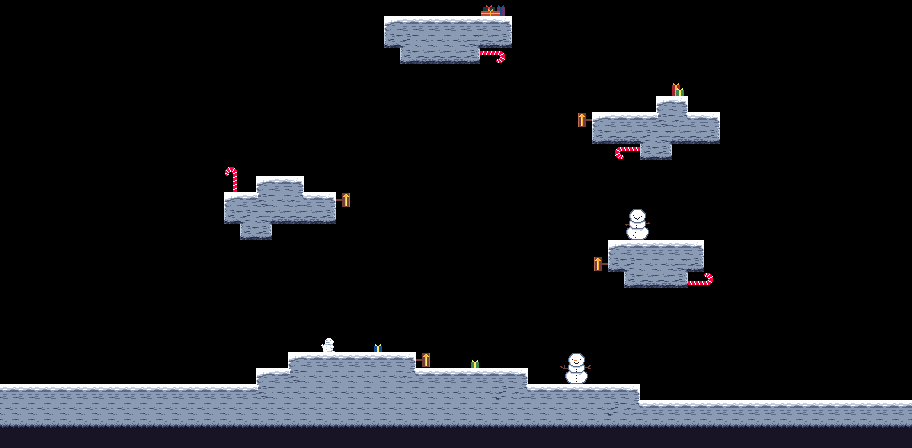

This game map was drawn from its Tiled (.tmx) file and the tilesets committed beside it. A one-line description and the full map source follow:
An orthogonal 57x28 tile map with 16x16 px tiles, 2 tile layers (collisions, decor).

<map version="1.10" tiledversion="1.10.1" orientation="orthogonal" renderorder="right-down" width="57" height="28" tilewidth="16" tileheight="16" infinite="0" nextlayerid="3" nextobjectid="1">
 <tileset firstgid="1" source="penguinGaimTileset.tsx" />
 <layer id="1" name="collisions" width="57" height="28">
  <data encoding="csv">
0,0,0,0,0,0,0,0,0,0,0,0,0,0,0,0,0,0,0,0,0,0,0,0,0,0,0,0,0,0,0,0,0,0,0,0,0,0,0,0,0,0,0,0,0,0,0,0,0,0,0,0,0,0,0,0,0,
0,0,0,0,0,0,0,0,0,0,0,0,0,0,0,0,0,0,0,0,0,0,0,0,1,2,2,2,2,2,2,3,0,0,0,0,0,0,0,0,0,0,0,0,0,0,0,0,0,0,0,0,0,0,0,0,0,
0,0,0,0,0,0,0,0,0,0,0,0,0,0,0,0,0,0,0,0,0,0,0,0,21,32,12,12,12,31,22,23,0,0,0,0,0,0,0,0,0,0,0,0,0,0,0,0,0,0,0,0,0,0,0,0,0,
0,0,0,0,0,0,0,0,0,0,0,0,0,0,0,0,0,0,0,0,0,0,0,0,0,21,22,22,22,23,0,0,0,0,0,0,0,0,0,0,0,0,0,0,0,0,0,0,0,0,0,0,0,0,0,0,0,
0,0,0,0,0,0,0,0,0,0,0,0,0,0,0,0,0,0,0,0,0,0,0,0,0,0,0,0,0,0,0,0,0,0,0,0,0,0,0,0,0,0,0,0,0,0,0,0,0,0,0,0,0,0,0,0,0,
0,0,0,0,0,0,0,0,0,0,0,0,0,0,0,0,0,0,0,0,0,0,0,0,0,0,0,0,0,0,0,0,0,0,0,0,0,0,0,0,0,0,0,0,0,0,0,0,0,0,0,0,0,0,0,0,0,
0,0,0,0,0,0,0,0,0,0,0,0,0,0,0,0,0,0,0,0,0,0,0,0,0,0,0,0,0,0,0,0,0,0,0,0,0,0,0,0,0,1,3,0,0,0,0,0,0,0,0,0,0,0,0,0,0,
0,0,0,0,0,0,0,0,0,0,0,0,0,0,0,0,0,0,0,0,0,0,0,0,0,0,0,0,0,0,0,0,0,0,0,0,0,1,2,2,2,42,41,2,3,0,0,0,0,0,0,0,0,0,0,0,0,
0,0,0,0,0,0,0,0,0,0,0,0,0,0,0,0,0,0,0,0,0,0,0,0,0,0,0,0,0,0,0,0,0,0,0,0,0,21,22,22,32,31,22,22,23,0,0,0,0,0,0,0,0,0,0,0,0,
0,0,0,0,0,0,0,0,0,0,0,0,0,0,0,0,0,0,0,0,0,0,0,0,0,0,0,0,0,0,0,0,0,0,0,0,0,0,0,0,21,23,0,0,0,0,0,0,0,0,0,0,0,0,0,0,0,
0,0,0,0,0,0,0,0,0,0,0,0,0,0,0,0,0,0,0,0,0,0,0,0,0,0,0,0,0,0,0,0,0,0,0,0,0,0,0,0,0,0,0,0,0,0,0,0,0,0,0,0,0,0,0,0,0,
0,0,0,0,0,0,0,0,0,0,0,0,0,0,0,0,1,2,3,0,0,0,0,0,0,0,0,0,0,0,0,0,0,0,0,0,0,0,0,0,0,0,0,0,0,0,0,0,0,0,0,0,0,0,0,0,0,
0,0,0,0,0,0,0,0,0,0,0,0,0,0,1,2,42,12,41,2,3,0,0,0,0,0,0,0,0,0,0,0,0,0,0,0,0,0,0,0,0,0,0,0,0,0,0,0,0,0,0,0,0,0,0,0,0,
0,0,0,0,0,0,0,0,0,0,0,0,0,0,21,32,31,22,22,22,23,0,0,0,0,0,0,0,0,0,0,0,0,0,0,0,0,0,0,0,0,0,0,0,0,0,0,0,0,0,0,0,0,0,0,0,0,
0,0,0,0,0,0,0,0,0,0,0,0,0,0,0,21,23,0,0,0,0,0,0,0,0,0,0,0,0,0,0,0,0,0,0,0,0,0,0,0,0,0,0,0,0,0,0,0,0,0,0,0,0,0,0,0,0,
0,0,0,0,0,0,0,0,0,0,0,0,0,0,0,0,0,0,0,0,0,0,0,0,0,0,0,0,0,0,0,0,0,0,0,0,0,0,1,2,2,2,2,3,0,0,0,0,0,0,0,0,0,0,0,0,0,
0,0,0,0,0,0,0,0,0,0,0,0,0,0,0,0,0,0,0,0,0,0,0,0,0,0,0,0,0,0,0,0,0,0,0,0,0,0,21,32,12,12,31,23,0,0,0,0,0,0,0,0,0,0,0,0,0,
0,0,0,0,0,0,0,0,0,0,0,0,0,0,0,0,0,0,0,0,0,0,0,0,0,0,0,0,0,0,0,0,0,0,0,0,0,0,0,21,22,22,23,0,0,0,0,0,0,0,0,0,0,0,0,0,0,
0,0,0,0,0,0,0,0,0,0,0,0,0,0,0,0,0,0,0,0,0,0,0,0,0,0,0,0,0,0,0,0,0,0,0,0,0,0,0,0,0,0,0,0,0,0,0,0,0,0,0,0,0,0,0,0,0,
0,0,0,0,0,0,0,0,0,0,0,0,0,0,0,0,0,0,0,0,0,0,0,0,0,0,0,0,0,0,0,0,0,0,0,0,0,0,0,0,0,0,0,0,0,0,0,0,0,0,0,0,0,0,0,0,0,
0,0,0,0,0,0,0,0,0,0,0,0,0,0,0,0,0,0,0,0,0,0,0,0,0,0,0,0,0,0,0,0,0,0,0,0,0,0,0,0,0,0,0,0,0,0,0,0,0,0,0,0,0,0,0,0,0,
0,0,0,0,0,0,0,0,0,0,0,0,0,0,0,0,0,0,0,0,0,0,0,0,0,0,0,0,0,0,0,0,0,0,0,0,0,0,0,0,0,0,0,0,0,0,0,0,0,0,0,0,0,0,0,0,0,
0,0,0,0,0,0,0,0,0,0,0,0,0,0,0,0,0,0,1,2,2,2,2,2,2,3,0,0,0,0,0,0,0,0,0,0,0,0,0,0,0,0,0,0,0,0,0,0,0,0,0,0,0,0,0,0,0,
0,0,0,0,0,0,0,0,0,0,0,0,0,0,0,0,1,2,42,12,12,12,12,12,12,41,2,2,2,2,2,2,3,0,0,0,0,0,0,0,0,0,0,0,0,0,0,0,0,0,0,0,0,0,0,0,0,
2,2,2,2,2,2,2,2,2,2,2,2,2,2,2,2,42,12,12,12,12,12,12,12,12,12,12,12,12,12,12,32,41,2,2,2,2,2,2,3,0,0,0,0,0,0,0,0,0,0,0,0,0,0,0,0,0,
12,12,12,12,12,12,12,12,12,12,12,12,12,12,12,12,12,12,12,12,12,12,12,12,12,12,12,12,12,12,12,12,12,12,12,12,12,12,32,41,2,2,2,2,2,2,2,2,2,2,2,2,2,2,2,2,2,
4,4,4,4,4,4,4,4,4,4,4,4,4,4,4,4,4,4,4,4,4,4,4,4,4,4,4,4,4,4,4,4,4,4,4,4,4,4,4,4,4,4,4,4,4,4,4,4,4,4,4,4,4,4,4,4,4,
14,14,14,14,14,14,14,14,14,14,14,14,14,14,14,14,14,14,14,14,14,14,14,14,14,14,14,14,14,14,14,14,14,14,14,14,14,14,14,14,14,14,14,14,14,14,14,14,14,14,14,14,14,14,14,14,14
</data>
 </layer>
 <layer id="2" name="decor" width="57" height="28">
  <data encoding="csv">
0,0,0,0,0,0,0,0,0,0,0,0,0,0,0,0,0,0,0,0,0,0,0,0,0,0,0,0,0,0,15,16,0,0,0,0,0,0,0,0,0,0,0,0,0,0,0,0,0,0,0,0,0,0,0,0,0,
0,0,0,0,0,0,0,0,0,0,0,0,0,0,0,0,0,0,0,0,0,0,0,0,0,0,0,0,0,0,0,0,0,0,0,0,0,0,0,0,0,0,0,0,0,0,0,0,0,0,0,0,0,0,0,0,0,
0,0,0,0,0,0,0,0,0,0,0,0,0,0,0,0,0,0,0,0,0,0,0,0,0,0,0,0,0,0,0,0,0,0,0,0,0,0,0,0,0,0,0,0,0,0,0,0,0,0,0,0,0,0,0,0,0,
0,0,0,0,0,0,0,0,0,0,0,0,0,0,0,0,0,0,0,0,0,0,0,0,0,0,0,0,0,0,3758096428,3758096418,0,0,0,0,0,0,0,0,0,0,0,0,0,0,0,0,0,0,0,0,0,0,0,0,0,
0,0,0,0,0,0,0,0,0,0,0,0,0,0,0,0,0,0,0,0,0,0,0,0,0,0,0,0,0,0,0,0,0,0,0,0,0,0,0,0,0,0,0,0,0,0,0,0,0,0,0,0,0,0,0,0,0,
0,0,0,0,0,0,0,0,0,0,0,0,0,0,0,0,0,0,0,0,0,0,0,0,0,0,0,0,0,0,0,0,0,0,0,0,0,0,0,0,0,0,2147483654,0,0,0,0,0,0,0,0,0,0,0,0,0,0,
0,0,0,0,0,0,0,0,0,0,0,0,0,0,0,0,0,0,0,0,0,0,0,0,0,0,0,0,0,0,0,0,0,0,0,0,0,0,0,0,0,0,0,0,0,0,0,0,0,0,0,0,0,0,0,0,0,
0,0,0,0,0,0,0,0,0,0,0,0,0,0,0,0,0,0,0,0,0,0,0,0,0,0,0,0,0,0,0,0,0,0,0,0,1610612760,0,0,0,0,0,0,0,0,0,0,0,0,0,0,0,0,0,0,0,0,
0,0,0,0,0,0,0,0,0,0,0,0,0,0,0,0,0,0,0,0,0,0,0,0,0,0,0,0,0,0,0,0,0,0,0,0,0,0,0,0,0,0,0,0,0,0,0,0,0,0,0,0,0,0,0,0,0,
0,0,0,0,0,0,0,0,0,0,0,0,0,0,0,0,0,0,0,0,0,0,0,0,0,0,0,0,0,0,0,0,0,0,0,0,0,0,1610612770,1610612780,0,0,0,0,0,0,0,0,0,0,0,0,0,0,0,0,0,
0,0,0,0,0,0,0,0,0,0,0,0,0,0,34,0,0,0,0,0,0,0,0,0,0,0,0,0,0,0,0,0,0,0,0,0,0,0,0,0,0,0,0,0,0,0,0,0,0,0,0,0,0,0,0,0,0,
0,0,0,0,0,0,0,0,0,0,0,0,0,0,44,0,0,0,0,0,0,0,0,0,0,0,0,0,0,0,0,0,0,0,0,0,0,0,0,0,0,0,0,0,0,0,0,0,0,0,0,0,0,0,0,0,0,
0,0,0,0,0,0,0,0,0,0,0,0,0,0,0,0,0,0,0,0,0,3758096408,0,0,0,0,0,0,0,0,0,0,0,0,0,0,0,0,0,0,0,0,0,0,0,0,0,0,0,0,0,0,0,0,0,0,0,
0,0,0,0,0,0,0,0,0,0,0,0,0,0,0,0,0,0,0,0,0,0,0,0,0,0,0,0,0,0,0,0,0,0,0,0,0,0,0,29,30,0,0,0,0,0,0,0,0,0,0,0,0,0,0,0,0,
0,0,0,0,0,0,0,0,0,0,0,0,0,0,0,0,0,0,0,0,0,0,0,0,0,0,0,0,0,0,0,0,0,0,0,0,0,0,0,39,40,0,0,0,0,0,0,0,0,0,0,0,0,0,0,0,0,
0,0,0,0,0,0,0,0,0,0,0,0,0,0,0,0,0,0,0,0,0,0,0,0,0,0,0,0,0,0,0,0,0,0,0,0,0,0,0,0,0,0,0,0,0,0,0,0,0,0,0,0,0,0,0,0,0,
0,0,0,0,0,0,0,0,0,0,0,0,0,0,0,0,0,0,0,0,0,0,0,0,0,0,0,0,0,0,0,0,0,0,0,0,0,1610612760,0,0,0,0,0,0,0,0,0,0,0,0,0,0,0,0,0,0,0,
0,0,0,0,0,0,0,0,0,0,0,0,0,0,0,0,0,0,0,0,0,0,0,0,0,0,0,0,0,0,0,0,0,0,0,0,0,0,0,0,0,0,0,2684354604,2684354594,0,0,0,0,0,0,0,0,0,0,0,0,
0,0,0,0,0,0,0,0,0,0,0,0,0,0,0,0,0,0,0,0,0,0,0,0,0,0,0,0,0,0,0,0,0,0,0,0,0,0,0,0,0,0,0,0,0,0,0,0,0,0,0,0,0,0,0,0,0,
0,0,0,0,0,0,0,0,0,0,0,0,0,0,0,0,0,0,0,0,0,0,0,0,0,0,0,0,0,0,0,0,0,0,0,0,0,0,0,0,0,0,0,0,0,0,0,0,0,0,0,0,0,0,0,0,0,
0,0,0,0,0,0,0,0,0,0,0,0,0,0,0,0,0,0,0,0,0,0,0,0,0,0,0,0,0,0,0,0,0,0,0,0,0,0,0,0,0,0,0,0,0,0,0,0,0,0,0,0,0,0,0,0,0,
0,0,0,0,0,0,0,0,0,0,0,0,0,0,0,0,0,0,0,0,33,0,0,2147483653,0,0,0,0,0,0,0,0,0,0,0,0,0,0,0,0,0,0,0,0,0,0,0,0,0,0,0,0,0,0,0,0,0,
0,0,0,0,0,0,0,0,0,0,0,0,0,0,0,0,0,0,0,0,0,0,0,0,0,0,3758096408,0,0,7,0,0,0,0,0,9,10,0,0,0,0,0,0,0,0,0,0,0,0,0,0,0,0,0,0,0,0,
0,0,0,0,0,0,0,0,0,0,0,0,0,0,0,0,0,0,0,0,0,0,0,0,0,0,0,0,0,0,0,0,0,0,0,19,20,0,0,0,0,0,0,0,0,0,0,0,0,0,0,0,0,0,0,0,0,
0,0,0,0,0,0,0,0,0,0,0,0,0,0,0,0,0,0,0,0,0,0,0,0,0,0,0,0,0,0,0,0,0,0,0,0,0,0,0,0,0,0,0,0,0,0,0,0,0,0,0,0,0,0,0,0,0,
0,0,0,0,0,0,0,0,0,0,0,0,0,0,0,0,0,0,0,0,0,0,0,0,0,0,0,0,0,0,0,0,0,0,0,0,0,0,0,0,0,0,0,0,0,0,0,0,0,0,0,0,0,0,0,0,0,
0,0,0,0,0,0,0,0,0,0,0,0,0,0,0,0,0,0,0,0,0,0,0,0,0,0,0,0,0,0,0,0,0,0,0,0,0,0,0,0,0,0,0,0,0,0,0,0,0,0,0,0,0,0,0,0,0,
0,0,0,0,0,0,0,0,0,0,0,0,0,0,0,0,0,0,0,0,0,0,0,0,0,0,0,0,0,0,0,0,0,0,0,0,0,0,0,0,0,0,0,0,0,0,0,0,0,0,0,0,0,0,0,0,0
</data>
 </layer>
</map>